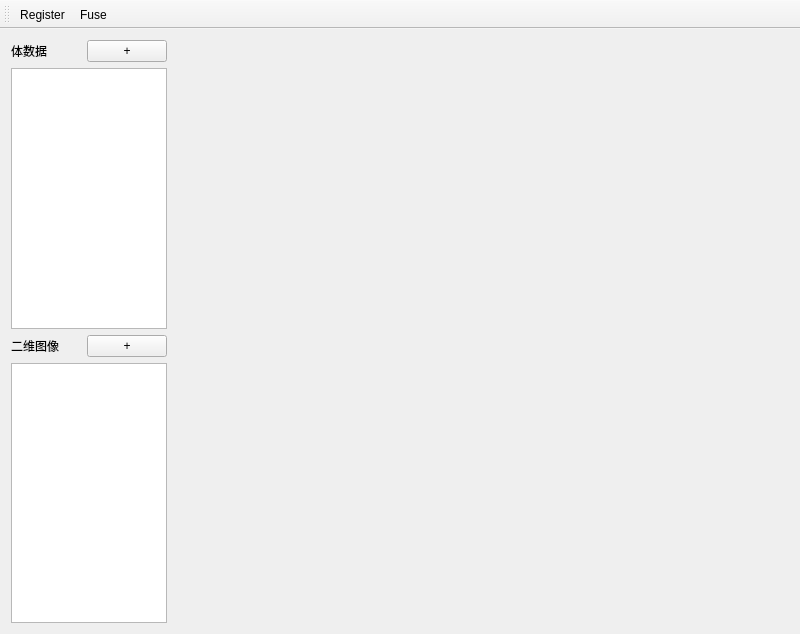
<?xml version="1.0" encoding="UTF-8"?>
<ui version="4.0">
 <class>ViewerClass</class>
 <widget class="QMainWindow" name="ViewerClass">
  <property name="geometry">
   <rect>
    <x>0</x>
    <y>0</y>
    <width>800</width>
    <height>634</height>
   </rect>
  </property>
  <property name="windowTitle">
   <string>Viewer</string>
  </property>
  <widget class="QWidget" name="centralWidget">
   <layout class="QHBoxLayout" name="horizontalLayout" stretch="1,4">
    <item>
     <layout class="QVBoxLayout" name="verticalLayout" stretch="1,1,1">
      <item>
       <layout class="QVBoxLayout" name="verticalLayout_5">
        <item>
         <layout class="QHBoxLayout" name="horizontalLayout_2">
          <item>
           <widget class="QLabel" name="label">
            <property name="text">
             <string>体数据</string>
            </property>
           </widget>
          </item>
          <item>
           <widget class="QPushButton" name="volumeAdd">
            <property name="text">
             <string>+</string>
            </property>
           </widget>
          </item>
         </layout>
        </item>
        <item>
         <widget class="QListWidget" name="volumeList"/>
        </item>
       </layout>
      </item>
      <item>
       <layout class="QVBoxLayout" name="verticalLayout_3">
        <item>
         <layout class="QHBoxLayout" name="horizontalLayout_3">
          <item>
           <widget class="QLabel" name="label_2">
            <property name="text">
             <string>二维图像</string>
            </property>
           </widget>
          </item>
          <item>
           <widget class="QPushButton" name="imageAdd">
            <property name="text">
             <string>+</string>
            </property>
           </widget>
          </item>
         </layout>
        </item>
        <item>
         <widget class="QListWidget" name="imageList"/>
        </item>
       </layout>
      </item>
      <item>
       <layout class="QVBoxLayout" name="imageLayout" stretch=""/>
      </item>
     </layout>
    </item>
    <item>
     <layout class="QVBoxLayout" name="vtkLayout"/>
    </item>
   </layout>
  </widget>
  <widget class="QToolBar" name="mainToolBar">
   <attribute name="toolBarArea">
    <enum>TopToolBarArea</enum>
   </attribute>
   <attribute name="toolBarBreak">
    <bool>false</bool>
   </attribute>
   <addaction name="actionRegister"/>
   <addaction name="actionFuse"/>
  </widget>
  <action name="actionRegister">
   <property name="icon">
    <iconset>
     <normaloff>Resources/register.png</normaloff>Resources/register.png</iconset>
   </property>
   <property name="text">
    <string>Register</string>
   </property>
   <property name="toolTip">
    <string>配准</string>
   </property>
  </action>
  <action name="actionFuse">
   <property name="icon">
    <iconset>
     <normaloff>Resources/fuse.png</normaloff>Resources/fuse.png</iconset>
   </property>
   <property name="text">
    <string>Fuse</string>
   </property>
   <property name="toolTip">
    <string>融合</string>
   </property>
  </action>
 </widget>
 <layoutdefault spacing="6" margin="11"/>
 <resources>
  <include location="Viewer.qrc"/>
 </resources>
 <connections/>
</ui>
